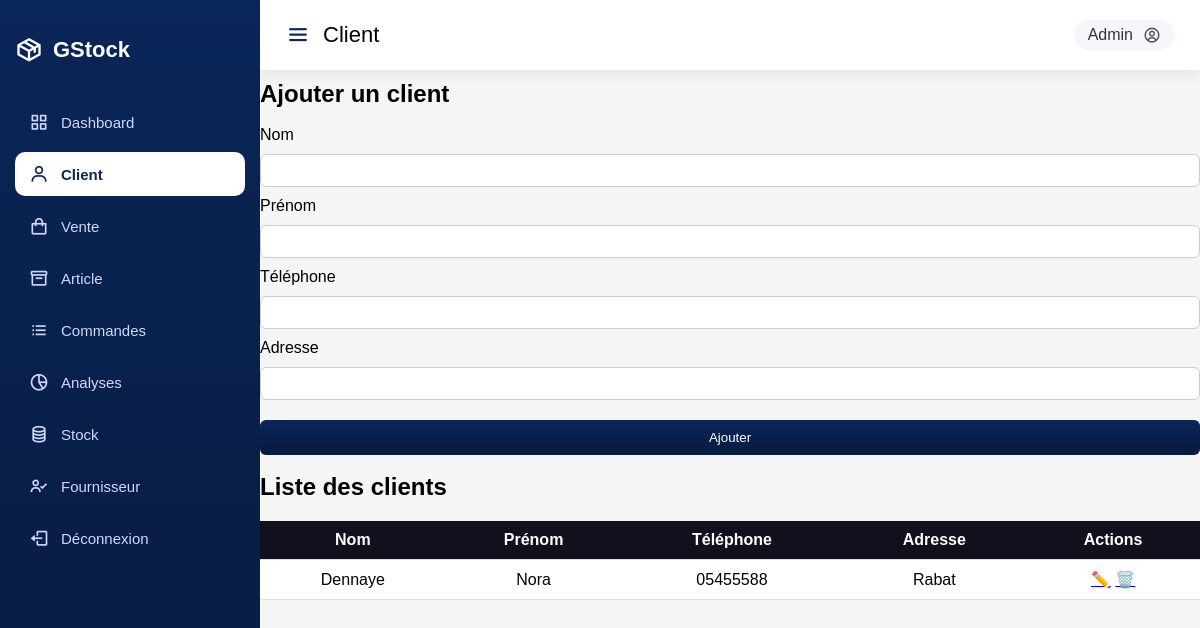
The app's page /vue/client.php with its own data.
### tables this page shows
CREATE TABLE `client` (
  `id` int(11) NOT NULL,
  `nom` varchar(30) NOT NULL,
  `prenom` varchar(30) NOT NULL,
  `telephone` varchar(30) NOT NULL,
  `adresse` varchar(50) NOT NULL
);

### models/Client.php (called while the page is built, shortened)
<?php
require_once __DIR__ . '/../config/database.php';
class Client {
    public static function getAll() {
        global $pdo;
        return $pdo->query("SELECT * FROM client ORDER BY id DESC")->fetchAll();
    }
}
?>

### vue/client.php (the view, shortened to what this page needs)
<?php
include 'entete.php';
require_once __DIR__ . '/../models/Client.php';
$sql = "SELECT * FROM client";
$params = [];
$stmt = $pdo->prepare($sql);
$stmt->execute($params);
$clients = $stmt->fetchAll();
$clientEdit = null;
$clients = Client::getAll();
?>
<div class="home-content">
    <div class="box">
        <h2><?= $clientEdit ? "Modifier le client" : "Ajouter un client" ?></h2><br />
        <form method="post" class="form-article">
            <label>Nom</label>
            <input type="text" name="nom" value="<?= $clientEdit['nom'] ?? '' ?>" required>
            <label>Prénom</label>
            <input type="text" name="prenom" value="<?= $clientEdit['prenom'] ?? '' ?>" required>
            <label>Téléphone</label>
            <input type="text" name="telephone" value="<?= $clientEdit['telephone'] ?? '' ?>" required>
            <label>Adresse</label>
            <input type="text" name="adresse" value="<?= $clientEdit['adresse'] ?? '' ?>" required>
            <button type="submit" name="<?= $clientEdit ? 'update' : 'add' ?>">
                <?= $clientEdit ? 'Modifier' : 'Ajouter' ?>
            </button>
        </form>
    </div><br />
    <div class="recent-sales box">
        <h2>Liste des clients</h2>
        <table>
            <thead>
                <tr>
                    <th>Nom</th>
                    <th>Prénom</th>
                    <th>Téléphone</th>
                    <th>Adresse</th>
                    <th>Actions</th>
                </tr>
            </thead>
            <tbody>
                <?php if ($clients): ?>
                    <?php foreach ($clients as $c): ?>
                        <tr>
                            <td><?= htmlspecialchars($c['nom']) ?></td>
                            <td><?= htmlspecialchars($c['prenom']) ?></td>
                            <td><?= htmlspecialchars($c['telephone']) ?></td>
                            <td><?= htmlspecialchars($c['adresse']) ?></td>
                            <td>
                                <a href="clients.php?edit=<?= $c['id'] ?>">✏️</a>
                                <a href="clients.php?delete=<?= $c['id'] ?>"
                                    onclick="return confirm('Supprimer ce client ?')">🗑️</a>
                            </td>
                        </tr>
                    <?php endforeach; ?>
                <?php else: ?>
                    <tr>
                        <td colspan="5">Aucun client trouvé</td>
                    </tr>
                <?php endif; ?>
            </tbody>
        </table>
    </div>
</div>
<?php include 'pied.php'; ?>

### public/css/style.css (style rules this page uses)
* { margin: 0; padding: 0; box-sizing: border-box; font-family: "Poppins", sans-serif; }
body { background: #f5f5f5; }
.home-content { margin-top: 80px; }
.form-article { display: flex; flex-direction: column; gap: 10px; }
.form-article label { font-weight: 500; }
.form-article input, .form-article select { padding: 8px; border-radius: 6px; border: 1px solid #ccc; }
.form-article button { margin-top: 10px; padding: 10px; border: none; border-radius: 6px; background: linear-gradient(180deg, #0a2558, #071b3d); color: #fff; cursor: pointer; }
table { width: 100%; margin-top: 20px; background: #fff; border-collapse: collapse; }
table th, table td { padding: 10px; text-align: center; border-bottom: 1px solid #ddd; }
table th { background: #11101d; color: #fff; }

### records on screen
client: nom "Dennaye", prenom "Nora", telephone "05455588", adresse "Rabat"

### other values on screen
$_SESSION['user']['username'] "Admin"
